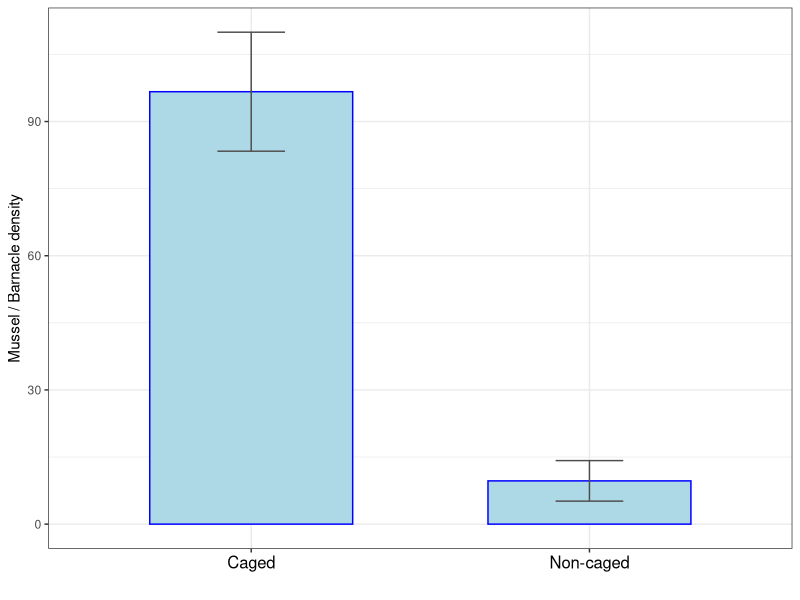
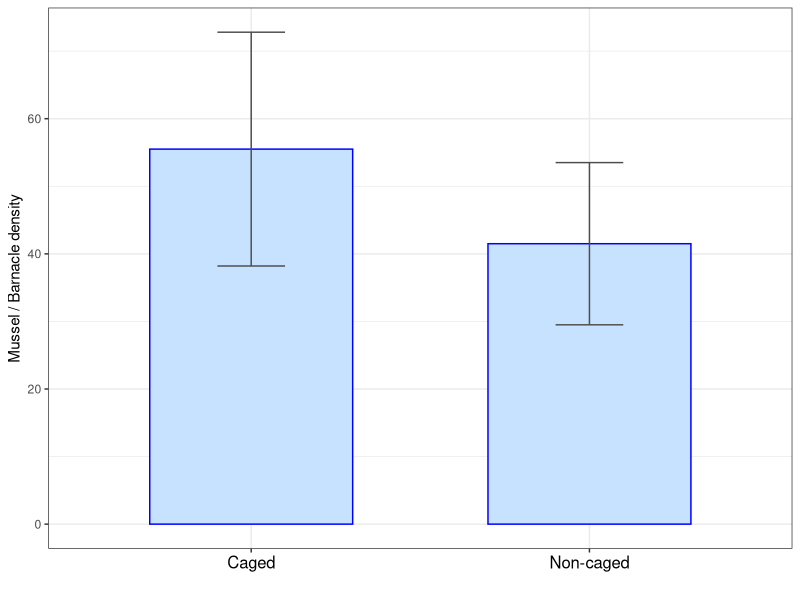
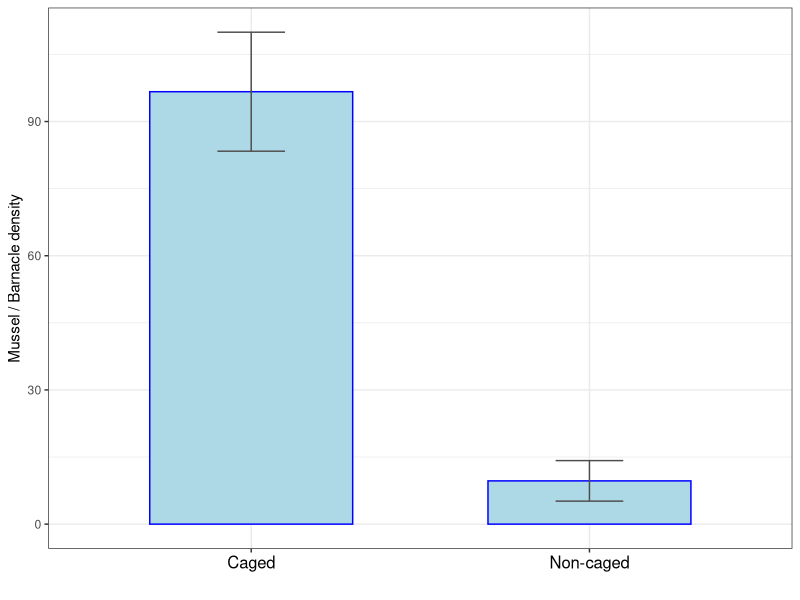
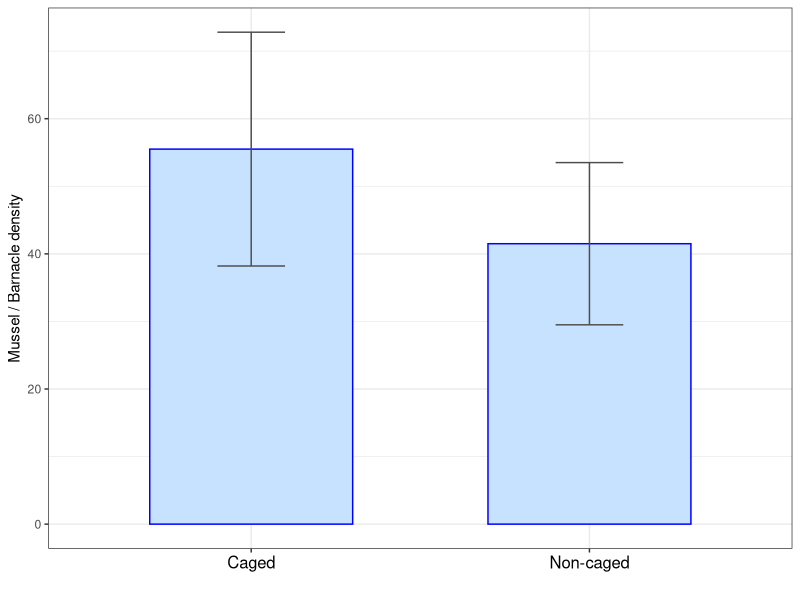

The R script that drew these images, in order:
library(ggplot2)
library(colorspace)
### 

pred<-data.frame(treatment=c("Non-caged", "Caged"),mean=c(9.67, 96.67), SD=c(4.53, 13.3))
    


ggplot(pred,aes(x=treatment,y=mean, ymin=mean-SD, ymax=mean+SD))+
    geom_bar(stat="identity",width=0.6, color='blue', fill='lightblue')+
    geom_errorbar(width=.2, color="gray30")+
    xlab("")+ylab("Mussel / Barnacle density")+
    theme_bw()+
    theme(axis.text.x = element_text(size=12, color=1))
ggsave("Output/Predataion_result_example1.pdf", width = 3.3, height = 3)
  



pred2<-data.frame(treatment=c("Non-caged", "Caged"),mean=c(41.5, 55.5), SD=c(12, 17.3))

ggplot(pred2,aes(x=treatment,y=mean, ymin=mean-SD, ymax=mean+SD))+
    geom_bar(stat="identity",width=0.6, color='blue', fill='slategray1')+
    geom_errorbar(width=.2, color="gray30")+
    xlab("")+ylab("Mussel / Barnacle density")+
    theme_bw()+
    theme(axis.text.x = element_text(size=12, color=1))
ggsave("Output/Predataion_result_example2.pdf", width = 3.3, height = 3)
